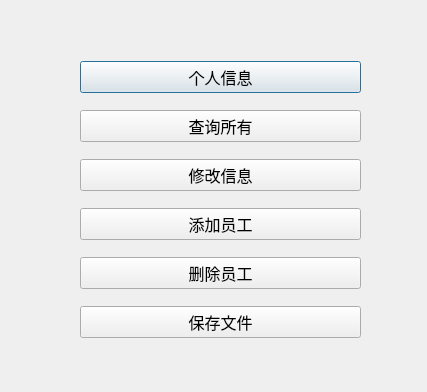
<?xml version="1.0" encoding="UTF-8"?>
<ui version="4.0">
 <class>InfoSys</class>
 <widget class="QDialog" name="InfoSys">
  <property name="geometry">
   <rect>
    <x>0</x>
    <y>0</y>
    <width>427</width>
    <height>392</height>
   </rect>
  </property>
  <property name="minimumSize">
   <size>
    <width>427</width>
    <height>392</height>
   </size>
  </property>
  <property name="maximumSize">
   <size>
    <width>427</width>
    <height>392</height>
   </size>
  </property>
  <property name="windowTitle">
   <string>信息管理系统</string>
  </property>
  <widget class="QWidget" name="widget" native="true">
   <property name="enabled">
    <bool>true</bool>
   </property>
   <property name="geometry">
    <rect>
     <x>80</x>
     <y>50</y>
     <width>281</width>
     <height>301</height>
    </rect>
   </property>
   <property name="minimumSize">
    <size>
     <width>150</width>
     <height>200</height>
    </size>
   </property>
   <property name="maximumSize">
    <size>
     <width>15000</width>
     <height>16777215</height>
    </size>
   </property>
   <layout class="QVBoxLayout" name="verticalLayout">
    <item>
     <widget class="QPushButton" name="p1button">
      <property name="font">
       <font>
        <family>楷体</family>
        <pointsize>12</pointsize>
       </font>
      </property>
      <property name="text">
       <string>个人信息</string>
      </property>
     </widget>
    </item>
    <item>
     <widget class="QPushButton" name="p2button">
      <property name="font">
       <font>
        <family>楷体</family>
        <pointsize>12</pointsize>
       </font>
      </property>
      <property name="text">
       <string>查询所有</string>
      </property>
     </widget>
    </item>
    <item>
     <widget class="QPushButton" name="p3button">
      <property name="font">
       <font>
        <family>楷体</family>
        <pointsize>12</pointsize>
       </font>
      </property>
      <property name="text">
       <string>修改信息</string>
      </property>
     </widget>
    </item>
    <item>
     <widget class="QPushButton" name="p5button">
      <property name="font">
       <font>
        <family>楷体</family>
        <pointsize>12</pointsize>
       </font>
      </property>
      <property name="text">
       <string>添加员工</string>
      </property>
     </widget>
    </item>
    <item>
     <widget class="QPushButton" name="p4button">
      <property name="font">
       <font>
        <family>楷体</family>
        <pointsize>12</pointsize>
       </font>
      </property>
      <property name="text">
       <string>删除员工</string>
      </property>
     </widget>
    </item>
    <item>
     <widget class="QPushButton" name="p6button">
      <property name="font">
       <font>
        <family>楷体</family>
        <pointsize>12</pointsize>
       </font>
      </property>
      <property name="text">
       <string>保存文件</string>
      </property>
     </widget>
    </item>
   </layout>
  </widget>
 </widget>
 <resources/>
 <connections/>
</ui>
